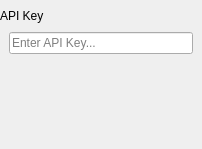
                            <widget class="QWidget" name="api_keys_page">
                             <layout class="QVBoxLayout" name="verticalLayout_32">
                              <property name="spacing">
                               <number>0</number>
                              </property>
                              <property name="leftMargin">
                               <number>0</number>
                              </property>
                              <property name="topMargin">
                               <number>9</number>
                              </property>
                              <property name="rightMargin">
                               <number>0</number>
                              </property>
                              <property name="bottomMargin">
                               <number>0</number>
                              </property>
                              <item alignment="Qt::AlignTop">
                               <widget class="QLabel" name="label_2">
                                <property name="styleSheet">
                                 <string notr="true">font: 26pt &quot;Segoe UI&quot;;</string>
                                </property>
                                <property name="text">
                                 <string>API Key</string>
                                </property>
                               </widget>
                              </item>
                              <item alignment="Qt::AlignTop">
                               <widget class="QFrame" name="frame_6">
                                <property name="frameShape">
                                 <enum>QFrame::NoFrame</enum>
                                </property>
                                <property name="frameShadow">
                                 <enum>QFrame::Raised</enum>
                                </property>
                                <layout class="QVBoxLayout" name="verticalLayout_10">
                                 <item>
                                  <widget class="QLineEdit" name="api_entry">
                                   <property name="placeholderText">
                                    <string>Enter API Key...</string>
                                   </property>
                                  </widget>
                                 </item>
                                 <item>
                                  <widget class="QFrame" name="frame_13">
                                   <property name="frameShape">
                                    <enum>QFrame::NoFrame</enum>
                                   </property>
                                   <property name="frameShadow">
                                    <enum>QFrame::Raised</enum>
                                   </property>
                                   <layout class="QHBoxLayout" name="horizontalLayout_3">
                                    <item>
                                     <spacer name="horizontalSpacer_2">
                                      <property name="orientation">
                                       <enum>Qt::Horizontal</enum>
                                      </property>
                                      <property name="sizeHint" stdset="0">
                                       <size>
                                        <width>40</width>
                                        <height>20</height>
                                       </size>
                                      </property>
                                     </spacer>
                                    </item>
                                    <item>
                                     <widget class="QPushButton" name="save_api">
                                      <property name="toolTip">
                                       <string>&lt;html&gt;&lt;head/&gt;&lt;body&gt;&lt;p&gt;Save&lt;/p&gt;&lt;/body&gt;&lt;/html&gt;</string>
                                      </property>
                                      <property name="styleSheet">
                                       <string notr="true"/>
                                      </property>
                                      <property name="text">
                                       <string/>
                                      </property>
                                      <property name="icon">
                                       <iconset resource="../../resources.qrc">
                                        <normaloff>:/icon/images/icons/1outline_save_black_24dp.png</normaloff>:/icon/images/icons/1outline_save_black_24dp.png</iconset>
                                      </property>
                                      <property name="iconSize">
                                       <size>
                                        <width>32</width>
                                        <height>32</height>
                                       </size>
                                      </property>
                                      <property name="flat">
                                       <bool>true</bool>
                                      </property>
                                     </widget>
                                    </item>
                                    <item>
                                     <widget class="QPushButton" name="load_api">
                                      <property name="toolTip">
                                       <string>&lt;html&gt;&lt;head/&gt;&lt;body&gt;&lt;p&gt;Load&lt;/p&gt;&lt;/body&gt;&lt;/html&gt;</string>
                                      </property>
                                      <property name="styleSheet">
                                       <string notr="true"/>
                                      </property>
                                      <property name="text">
                                       <string/>
                                      </property>
                                      <property name="icon">
                                       <iconset resource="../../resources.qrc">
                                        <normaloff>:/icon/images/icons/send_FILL0_wght200_GRAD0_opsz48.svg</normaloff>:/icon/images/icons/send_FILL0_wght200_GRAD0_opsz48.svg</iconset>
                                      </property>
                                      <property name="iconSize">
                                       <size>
                                        <width>32</width>
                                        <height>32</height>
                                       </size>
                                      </property>
                                      <property name="flat">
                                       <bool>true</bool>
                                      </property>
                                     </widget>
                                    </item>
                                    <item>
                                     <spacer name="horizontalSpacer_3">
                                      <property name="orientation">
                                       <enum>Qt::Horizontal</enum>
                                      </property>
                                      <property name="sizeHint" stdset="0">
                                       <size>
                                        <width>40</width>
                                        <height>20</height>
                                       </size>
                                      </property>
                                     </spacer>
                                    </item>
                                   </layout>
                                  </widget>
                                 </item>
                                </layout>
                               </widget>
                              </item>
                              <item>
                               <spacer name="verticalSpacer_4">
                                <property name="orientation">
                                 <enum>Qt::Vertical</enum>
                                </property>
                                <property name="sizeHint" stdset="0">
                                 <size>
                                  <width>20</width>
                                  <height>40</height>
                                 </size>
                                </property>
                               </spacer>
                              </item>
                             </layout>
                            </widget>
